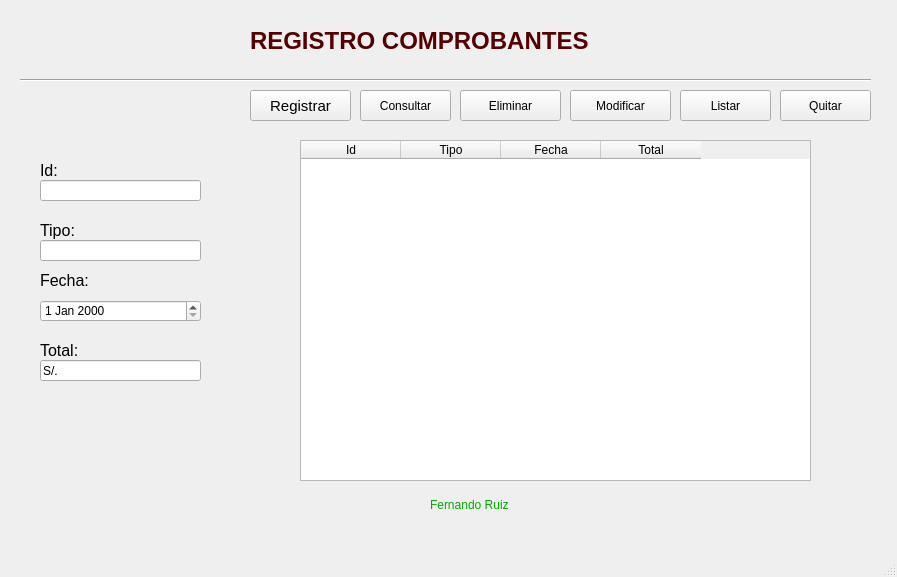
<?xml version="1.0" encoding="UTF-8"?>
<ui version="4.0">
 <class>MainWindow</class>
 <widget class="QMainWindow" name="MainWindow">
  <property name="geometry">
   <rect>
    <x>0</x>
    <y>0</y>
    <width>897</width>
    <height>577</height>
   </rect>
  </property>
  <property name="windowTitle">
   <string>MainWindow</string>
  </property>
  <widget class="QWidget" name="centralwidget">
   <widget class="QPushButton" name="btnListar">
    <property name="geometry">
     <rect>
      <x>680</x>
      <y>90</y>
      <width>91</width>
      <height>31</height>
     </rect>
    </property>
    <property name="styleSheet">
     <string notr="true">font: 75 11pt &quot;MS Shell Dlg 2&quot;;</string>
    </property>
    <property name="text">
     <string>Listar</string>
    </property>
   </widget>
   <widget class="QPushButton" name="btnEliminar">
    <property name="geometry">
     <rect>
      <x>460</x>
      <y>90</y>
      <width>101</width>
      <height>31</height>
     </rect>
    </property>
    <property name="styleSheet">
     <string notr="true">font: 75 11pt &quot;MS Shell Dlg 2&quot;;</string>
    </property>
    <property name="text">
     <string>Eliminar</string>
    </property>
   </widget>
   <widget class="QPushButton" name="btnModificar">
    <property name="geometry">
     <rect>
      <x>570</x>
      <y>90</y>
      <width>101</width>
      <height>31</height>
     </rect>
    </property>
    <property name="styleSheet">
     <string notr="true">font: 75 11pt &quot;MS Shell Dlg 2&quot;;</string>
    </property>
    <property name="text">
     <string>Modificar</string>
    </property>
   </widget>
   <widget class="QPushButton" name="btnRegistrar">
    <property name="geometry">
     <rect>
      <x>250</x>
      <y>90</y>
      <width>101</width>
      <height>31</height>
     </rect>
    </property>
    <property name="font">
     <font>
      <family>MS Shell Dlg 2</family>
      <pointsize>11</pointsize>
      <weight>9</weight>
      <italic>false</italic>
      <bold>false</bold>
     </font>
    </property>
    <property name="styleSheet">
     <string notr="true">font: 75 11pt &quot;MS Shell Dlg 2&quot;;</string>
    </property>
    <property name="text">
     <string>Registrar</string>
    </property>
   </widget>
   <widget class="QPushButton" name="btnQuitar">
    <property name="geometry">
     <rect>
      <x>780</x>
      <y>90</y>
      <width>91</width>
      <height>31</height>
     </rect>
    </property>
    <property name="styleSheet">
     <string notr="true">font: 75 11pt &quot;MS Shell Dlg 2&quot;;</string>
    </property>
    <property name="text">
     <string>Quitar</string>
    </property>
   </widget>
   <widget class="QPushButton" name="btnConsultar">
    <property name="geometry">
     <rect>
      <x>360</x>
      <y>90</y>
      <width>91</width>
      <height>31</height>
     </rect>
    </property>
    <property name="styleSheet">
     <string notr="true">font: 75 11pt &quot;MS Shell Dlg 2&quot;;</string>
    </property>
    <property name="text">
     <string>Consultar</string>
    </property>
   </widget>
   <widget class="Line" name="line">
    <property name="geometry">
     <rect>
      <x>20</x>
      <y>70</y>
      <width>851</width>
      <height>20</height>
     </rect>
    </property>
    <property name="orientation">
     <enum>Qt::Horizontal</enum>
    </property>
   </widget>
   <widget class="QLineEdit" name="txtTotal">
    <property name="geometry">
     <rect>
      <x>40</x>
      <y>360</y>
      <width>161</width>
      <height>21</height>
     </rect>
    </property>
    <property name="text">
     <string>S/. </string>
    </property>
   </widget>
   <widget class="QLineEdit" name="txtId">
    <property name="geometry">
     <rect>
      <x>40</x>
      <y>180</y>
      <width>161</width>
      <height>21</height>
     </rect>
    </property>
   </widget>
   <widget class="QLineEdit" name="txtTipo">
    <property name="geometry">
     <rect>
      <x>40</x>
      <y>240</y>
      <width>161</width>
      <height>21</height>
     </rect>
    </property>
   </widget>
   <widget class="QTableWidget" name="tblComprobantes">
    <property name="geometry">
     <rect>
      <x>300</x>
      <y>140</y>
      <width>511</width>
      <height>341</height>
     </rect>
    </property>
    <column>
     <property name="text">
      <string>Id</string>
     </property>
    </column>
    <column>
     <property name="text">
      <string>Tipo</string>
     </property>
    </column>
    <column>
     <property name="text">
      <string>Fecha</string>
     </property>
    </column>
    <column>
     <property name="text">
      <string>Total</string>
     </property>
    </column>
   </widget>
   <widget class="QLabel" name="label">
    <property name="geometry">
     <rect>
      <x>250</x>
      <y>20</y>
      <width>441</width>
      <height>41</height>
     </rect>
    </property>
    <property name="font">
     <font>
      <family>Arial</family>
      <pointsize>18</pointsize>
      <weight>75</weight>
      <bold>true</bold>
     </font>
    </property>
    <property name="styleSheet">
     <string notr="true">color: rgb(85, 0, 0);</string>
    </property>
    <property name="text">
     <string>REGISTRO COMPROBANTES</string>
    </property>
   </widget>
   <widget class="QLabel" name="label_9">
    <property name="geometry">
     <rect>
      <x>40</x>
      <y>160</y>
      <width>47</width>
      <height>21</height>
     </rect>
    </property>
    <property name="font">
     <font>
      <family>Arial</family>
      <pointsize>12</pointsize>
      <weight>50</weight>
      <bold>false</bold>
     </font>
    </property>
    <property name="text">
     <string>Id:</string>
    </property>
   </widget>
   <widget class="QLabel" name="label_11">
    <property name="geometry">
     <rect>
      <x>40</x>
      <y>220</y>
      <width>91</width>
      <height>21</height>
     </rect>
    </property>
    <property name="font">
     <font>
      <family>Arial</family>
      <pointsize>12</pointsize>
      <weight>50</weight>
      <bold>false</bold>
     </font>
    </property>
    <property name="text">
     <string>Tipo:</string>
    </property>
   </widget>
   <widget class="QLabel" name="label_12">
    <property name="geometry">
     <rect>
      <x>40</x>
      <y>270</y>
      <width>161</width>
      <height>21</height>
     </rect>
    </property>
    <property name="font">
     <font>
      <family>Arial</family>
      <pointsize>12</pointsize>
      <weight>50</weight>
      <bold>false</bold>
     </font>
    </property>
    <property name="text">
     <string>Fecha:</string>
    </property>
   </widget>
   <widget class="QLabel" name="label_13">
    <property name="geometry">
     <rect>
      <x>40</x>
      <y>340</y>
      <width>161</width>
      <height>21</height>
     </rect>
    </property>
    <property name="font">
     <font>
      <family>Arial</family>
      <pointsize>12</pointsize>
      <weight>50</weight>
      <bold>false</bold>
     </font>
    </property>
    <property name="text">
     <string>Total:</string>
    </property>
   </widget>
   <widget class="QLabel" name="label_2">
    <property name="geometry">
     <rect>
      <x>430</x>
      <y>490</y>
      <width>101</width>
      <height>31</height>
     </rect>
    </property>
    <property name="styleSheet">
     <string notr="true">color: green;
</string>
    </property>
    <property name="text">
     <string>&lt;html&gt;&lt;head/&gt;&lt;body&gt;&lt;p&gt;&lt;span style=&quot; color:#00aa00;&quot;&gt;Fernando Ruiz&lt;/span&gt;&lt;/p&gt;&lt;/body&gt;&lt;/html&gt;</string>
    </property>
   </widget>
   <widget class="QDateEdit" name="dtFecha">
    <property name="geometry">
     <rect>
      <x>40</x>
      <y>300</y>
      <width>161</width>
      <height>22</height>
     </rect>
    </property>
    <property name="minimumDate">
     <date>
      <year>2000</year>
      <month>1</month>
      <day>1</day>
     </date>
    </property>
   </widget>
  </widget>
  <widget class="QMenuBar" name="menubar">
   <property name="geometry">
    <rect>
     <x>0</x>
     <y>0</y>
     <width>897</width>
     <height>26</height>
    </rect>
   </property>
  </widget>
  <widget class="QStatusBar" name="statusbar"/>
 </widget>
 <resources/>
 <connections/>
</ui>
